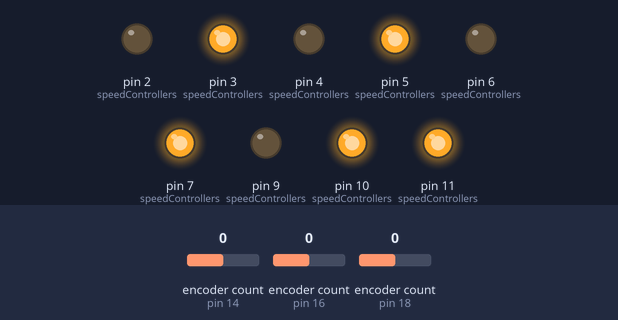
The sketch below on a simulated Arduino Uno, built with avr-gcc and run on an emulated ATmega328P. On the bench: output pins drawn as LEDs (lit = HIGH). The test bench sets the inputs (shaded band); at power-on: encoder count (sensors on pin 14, pin 16, pin 18) 0. What the sketch prints to the serial monitor is not drawn.

Above: at 1.2 s.
1.3 s: encoder count (sensor on pin 14) set to 4
At 2.3 s:
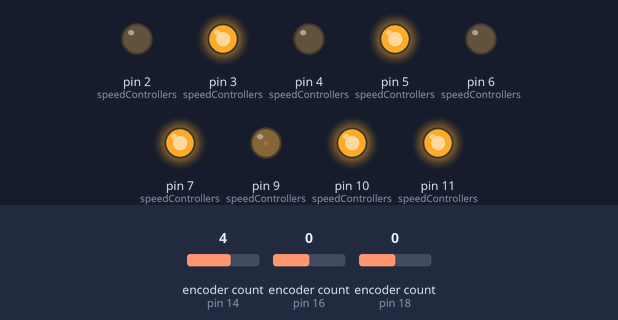
2.8 s: encoder count (sensor on pin 16) set to -1
At 5.6 s:
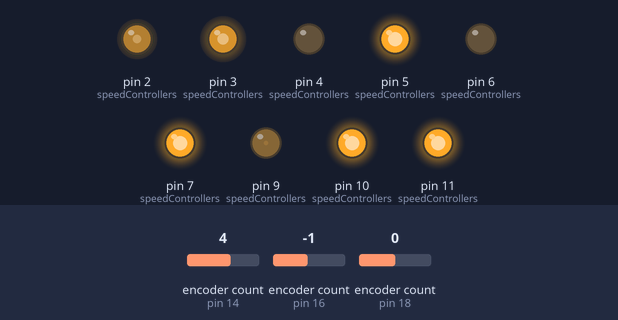
5.8 s: encoder count (sensor on pin 18) set to -1
8.8 s: encoder count (sensor on pin 18) set to 0
At 11.04 s:
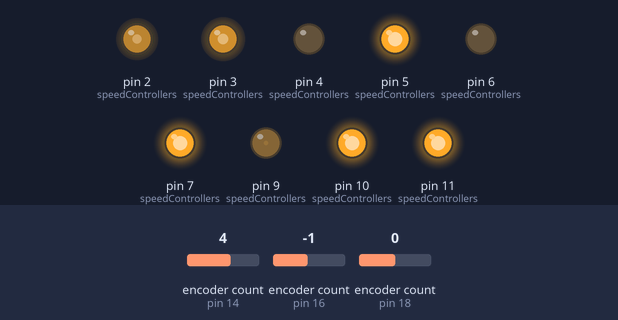
11.8 s: encoder count (sensor on pin 16) set to 3
13.3 s: encoder count (sensor on pin 14) set to 8
At 14.1 s:
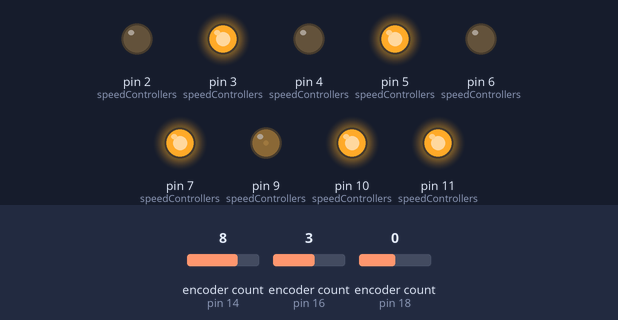
Timing chart, 0 to 15.8 s (numbered marks = the images above; inputs shaded):
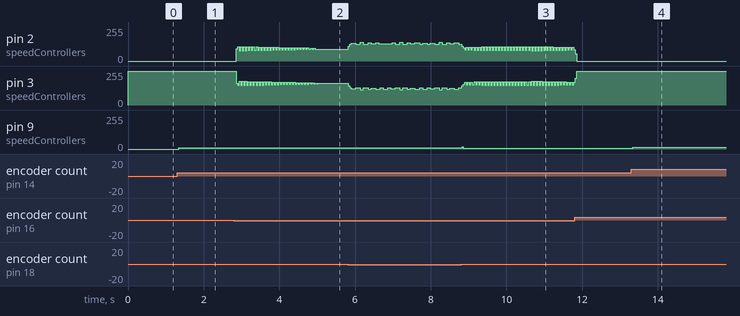

Measured:
- after the input at 1.3 s, pin 9 (speedControllers): 0/255 → 9/255 at once
- after the input at 8.8 s, pin 9 (speedControllers): 9/255 → 16/255 after 0.03 s instead of 3.0 s
- after the input at 13.3 s, pin 9 (speedControllers): 7/255 → 15/255 at once

The sketch:

main.ino
```cpp
#include <Encoder.h>

struct speedController {
  int controllerToggle1;
  int controllerToggle2;
  int pwm;
  int encoderRight;
  int encoderLeft;
  long state;
  Encoder enc;
};

speedController speedControllers[] = {
  {2, 3, 9, 18, 19, -999, Encoder(18, 19)},
  {4, 5, 10, 16, 17, -999, Encoder(16, 17)},
  {6, 7, 11, 14, 15, -999, Encoder(14, 15)}
};

void setup() {
  // Communications
  Serial.begin(9600);

  // Controllers
  for (int i = 0; i < (sizeof(speedControllers) / sizeof(speedControllers[0])); i++) {
    pinMode(speedControllers[i].pwm, OUTPUT);
    pinMode(speedControllers[i].controllerToggle1, OUTPUT);
    pinMode(speedControllers[i].controllerToggle2, OUTPUT);

    digitalWrite(speedControllers[i].controllerToggle1, LOW);
    digitalWrite(speedControllers[i].controllerToggle2, HIGH);
    analogWrite(speedControllers[i].pwm, 255);
  }
}

long oldPosition  = -999;

void loop() {
  for (int i = 0; i < (sizeof(speedControllers) / sizeof(speedControllers[0])); i++) {
    long newPosition = speedControllers[i].enc.read();
    if (newPosition != speedControllers[0].state) {
      analogWrite(speedControllers[0].pwm, abs(newPosition));
      if (newPosition < 0 && speedControllers[0].state >= 0) {
        digitalWrite(speedControllers[0].controllerToggle2, LOW);
        digitalWrite(speedControllers[0].controllerToggle1, HIGH);
      }
      if (newPosition > 0 && speedControllers[0].state <= 0) {
        digitalWrite(speedControllers[0].controllerToggle2, HIGH);
        digitalWrite(speedControllers[0].controllerToggle1, LOW);
      }
      speedControllers[0].state = newPosition;
      Serial.println(newPosition);
    }
  }
}
```
